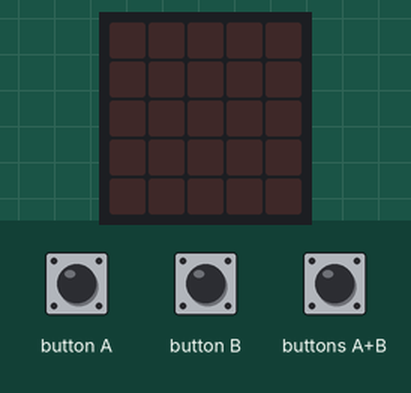
This program was run on a simulated BBC micro:bit (MakeCode). On the bench: the board's 5×5 LED display. The inputs (shaded band) are chosen by the test bench.

Above: at 1.2 s.
1.3 s: button A pressed for 0.15 s
At 4.1 s:
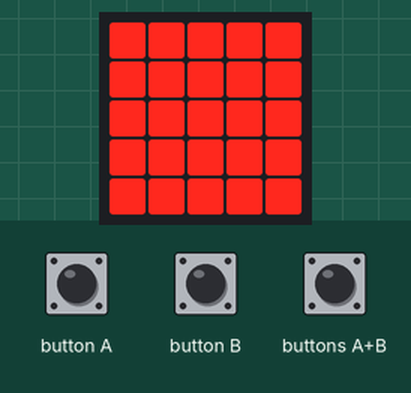
4.4 s: button B pressed for 0.15 s
At 5.3 s:
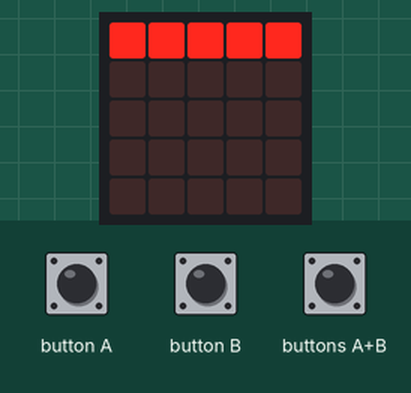
7.5 s: buttons A+B pressed for 0.15 s
At 8.2 s:
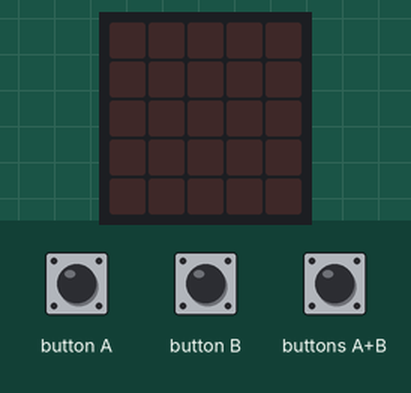
Timing chart, 0 to 10.5 s (numbered marks = the images above; inputs shaded):
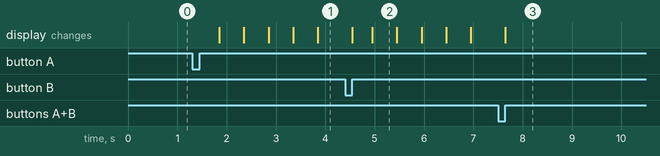

Measured:
- after the input at 1.3 s, the display: first changes after 0.55 s (image 1 shows a later state)
- after the input at 4.4 s, the display: first changes after 0.15 s (image 2 shows a later state)
- after the input at 7.5 s, the display: changes after 0.15 s (image 3)
- what the display in image 2 shows lasts 0.5 s, from 5.0 s to 5.5 s

The program:

main.ts
```typescript
input.onButtonPressed(Button.A, function () {
    basic.showLeds(`
        . . . . .
        . . . . .
        . . . . .
        . . . . .
        . . . . .
        `)
    for (let N = 0; N <= 4; N++) {
        for (let index = 0; index <= 4; index++) {
            led.plot(N, index)
        }
        basic.pause(500)
    }
})
input.onButtonPressed(Button.AB, function () {
    basic.showLeds(`
        . . . . .
        . . . . .
        . . . . .
        . . . . .
        . . . . .
        `)
})
input.onButtonPressed(Button.B, function () {
    basic.showLeds(`
        . . . . .
        . . . . .
        . . . . .
        . . . . .
        . . . . .
        `)
    for (let N = 0; N <= 4; N++) {
        for (let index = 0; index <= 4; index++) {
            led.plot(index, N)
        }
        basic.pause(500)
    }
})
```

test.ts
```typescript
// aquí va el archivo "tests"; esto no se compilará cuando este paquete se utilice como una extensión.
```
